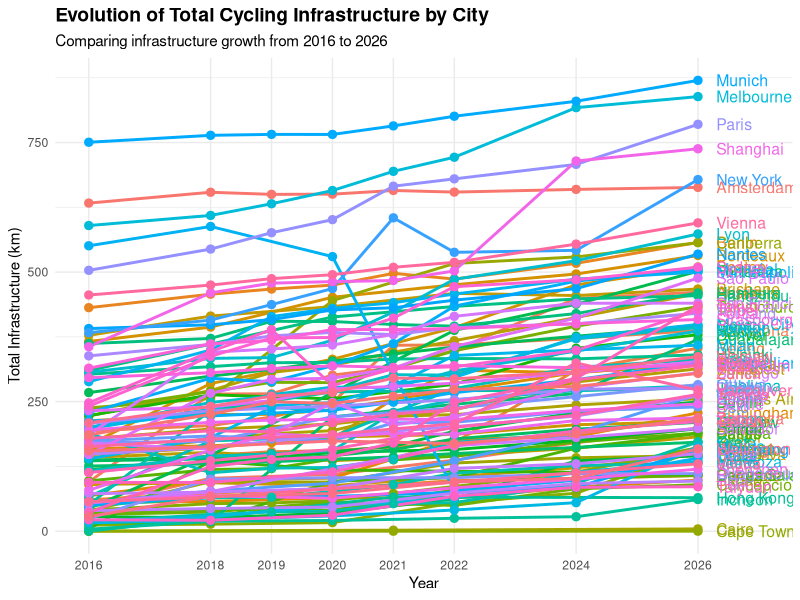

Generate this figure with R:
# Load required packages
library(tidyverse)
library(ggplot2)

final_city_estimations <- read.csv("data/pipeline/final_city_estimations.csv")

unique(final_city_estimations$city) # 113

summary(final_city_estimations$processing_time_minutes[final_city_estimations$processing_time_minutes > 10], na.rm = TRUE)
# Min. 1st Qu.  Median    Mean 3rd Qu.    Max.    NA's 
#   10.53   15.29   18.17   19.64   22.67   37.81     204 
summary(final_city_estimations$total_ci_m)
# Min. 1st Qu.  Median    Mean 3rd Qu.    Max. 
# 0  179087  280806  302886  398848  838957 

# 1. Prepare the data
plot_data <- final_city_estimations |>
  filter(lts == 1) |> 
  # Group by city and year to handle the multiple LTS rows
  group_by(city, year) |>
  # Take the first value of total_ci_m (or max/mean, since it's likely duplicated) 
  # and convert meters to kilometers
  summarise(total_ci_km = max(total_ci_m, na.rm = TRUE) / 1000, .groups = "drop")

plot_data_wide = plot_data |> 
  pivot_wider(id_cols= city, names_from = year, values_from=total_ci_km)

# 2. Create the plot
ggplot(plot_data, aes(x = year, y = total_ci_km, color = city, group = city)) +
  geom_line(linewidth = 1) +      # Draw the trend lines
  geom_point(size = 2.5) +        # Add markers for the specific years
  geom_text(
    data = plot_data |> filter(year == 2026), # Only label the 2026 points
    aes(label = city), 
    hjust = 0,         # Left-align the text so it starts directly at the point
    nudge_x = 0.3,     # Push the text slightly to the right so it doesn't overlap the dot
    size = 4         
    # fontface = "bold"
  ) +
  # Force the X-axis to only show the specific years in your dataset
  scale_x_continuous(breaks = c(2016, 2018, 2019, 2020, 2021, 2022, 2024, 2026),
                     limits = c(2016, 2027)) + 
  theme_minimal() +
  labs(
    title = "Evolution of Total Cycling Infrastructure by City",
    subtitle = "Comparing infrastructure growth from 2016 to 2026",
    x = "Year",
    y = "Total Infrastructure (km)",
    color = "City"
  ) +
  theme(
    plot.title = element_text(face = "bold", size = 14),
    panel.grid.minor.x = element_blank(), # Keep the background clean
    legend.position = "none" # You can change this to "bottom" if you have many cities
  ) 
